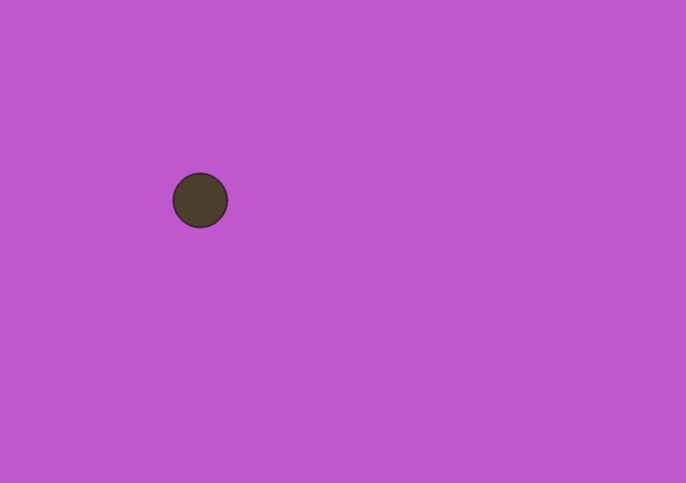
Frame 1 (no input)
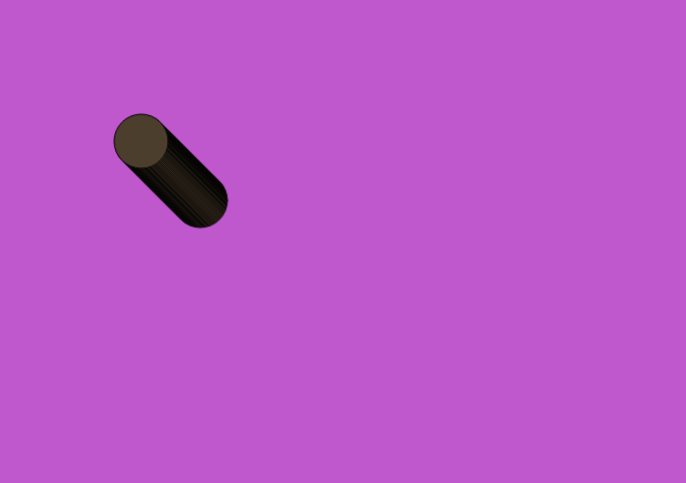
Frame 60 (no input)
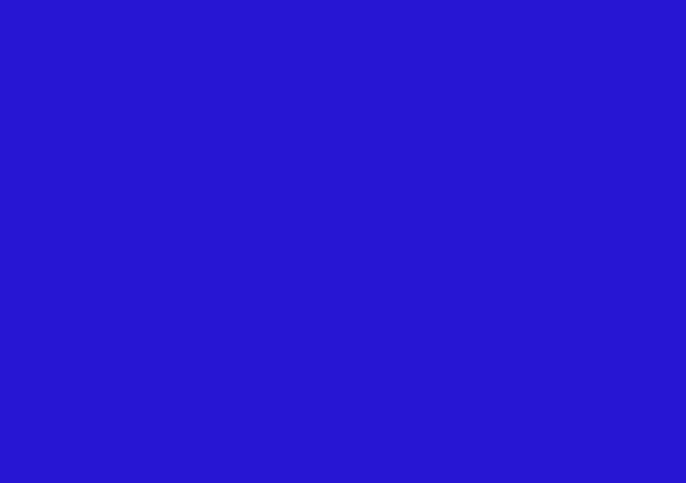
Frame 120 (the mouse pressed at the canvas centre since frame 60)

The p5.js sketch that drew these frames (run headless with seeded random() and noise() and a simulated clock; from frame 60 on, the mouse is pressed at the canvas centre):

// p5.js sketch
// ── sketch.js
let cor;
let poseX; //posição x
let poseY; //posição y
let size; //tamanho da bolinha
let fundoR; //cor do fundo RED
let fundoG; //cor do fundo GREEN
let fundoB; //cor do fundo BLUE
let fundoX; //largura do fundo
let fundoY; //altura do fundo

function setup() {
  fundoX = random(400, 800);
  fundoY = random(400, 800);
  createCanvas(fundoX, fundoY);
  fundoR = random(0,255);
  fundoG = random(0,255);
  fundoB = random(0,255);
  background(fundoR, fundoG, fundoB);
  cor = color(random(0,255), random(0,255) , random(0,255));
  poseX = 200;
  poseY = 200;
  size = random(20, 150);
}


function draw() {
  
  fill(cor);
  circle(poseX,poseY,size);
  
  
  
  if (mouseX < poseX){
    poseX = poseX - 1;
  }
  
  if (mouseX > poseX){
    poseX = poseX + 1
  }
  
  if (mouseY < poseY){
    poseY--;
  }
  
  if (mouseY > poseY){
    poseY++;
  }
  
  if (mouseIsPressed){
    background(random(0,255), random(0,255), random(0,255));
    cor = color(random(0,255), random(0,255), random(0,255), random(0,100));
    size = (random(20,150));
  }
}
